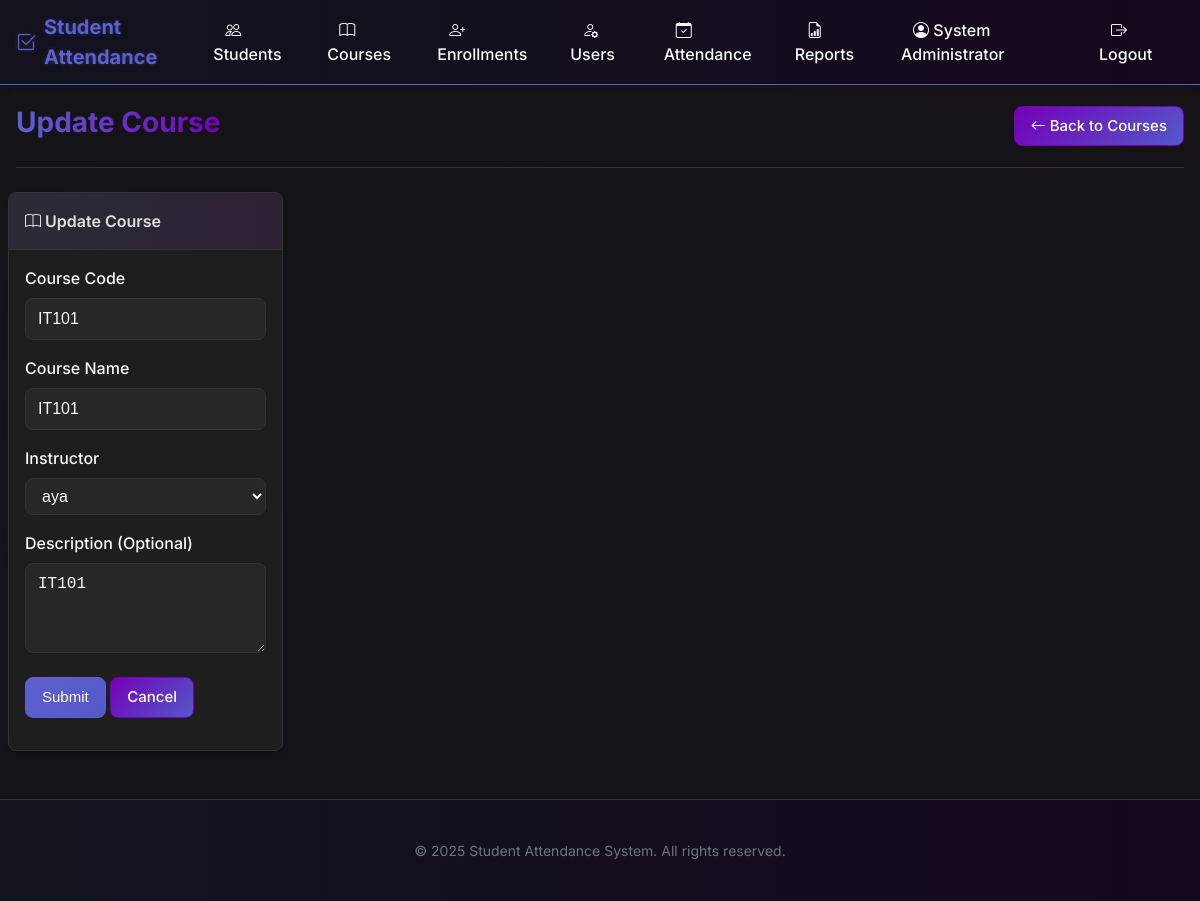
The app's page /courses/edit/3 (signed in) with its own data.
### tables this page shows
CREATE TABLE users (
        id INTEGER PRIMARY KEY AUTOINCREMENT,
        username TEXT UNIQUE NOT NULL,
        password TEXT NOT NULL,
        full_name TEXT NOT NULL,
        role TEXT NOT NULL CHECK (role IN ('admin', 'instructor')),
        created_at TIMESTAMP DEFAULT CURRENT_TIMESTAMP
    );

CREATE TABLE courses (
        id INTEGER PRIMARY KEY AUTOINCREMENT,
        course_code TEXT UNIQUE NOT NULL,
        course_name TEXT NOT NULL,
        instructor_id INTEGER NOT NULL,
        description TEXT,
        created_at TIMESTAMP DEFAULT CURRENT_TIMESTAMP,
        FOREIGN KEY (instructor_id) REFERENCES users (id)
    );

### webapp.py (the view, shortened to what this page needs)
@app.route('/courses/edit/<int:id>', methods=['GET', 'POST'])
@login_required
def edit_course(id):
    if current_user.role != 'admin':
        flash('Access denied. Admin privileges required.', 'danger')
        return redirect(url_for('dashboard'))
    conn = get_connection()
    cursor = conn.cursor()
    cursor.execute('SELECT * FROM courses WHERE id = ?', (id,))
    course = cursor.fetchone()
    if not course:
        conn.close()
        flash('Course not found.', 'danger')
        return redirect(url_for('courses'))
    cursor.execute('SELECT id, full_name FROM users WHERE role = "instructor" ORDER BY full_name')
    instructors = cursor.fetchall()
    conn.close()
    form = CourseForm()
    form.instructor_id.choices = [(i['id'], i['full_name']) for i in instructors]
    if request.method == 'GET':
        form.course_code.data = course['course_code']
        form.course_name.data = course['course_name']
        form.instructor_id.data = course['instructor_id']
        form.description.data = course['description']
    return render_template('course_form.html',
                          title='Edit Course',
                          form=form,
                          action='Update')

### webapp.py
class CourseForm(FlaskForm):
    course_code = StringField('Course Code', validators=[DataRequired()])
    course_name = StringField('Course Name', validators=[DataRequired()])
    instructor_id = SelectField('Instructor', coerce=int, validators=[DataRequired()])
    description = TextAreaField('Description', validators=[Optional()])
    submit = SubmitField('Submit')

### database.py (called while the page is built)
def get_connection():
    conn = sqlite3.connect('attendance.db')
    conn.row_factory = sqlite3.Row  # This enables column access by name
    return conn

### webapp.py (called while the page is built)
@login_manager.user_loader
def load_user(user_id):
    conn = get_connection()
    cursor = conn.cursor()
    cursor.execute('SELECT * FROM users WHERE id = ?', (user_id,))
    user_data = cursor.fetchone()
    conn.close()
    if user_data:
        return User(user_data)
    return None

@app.context_processor
def inject_now():
    return {'now': datetime.now()}

### templates/course_form.html (shortened to what this page needs)
{% extends "layout.html" %}
{% block content %}
<div class="page-header">
    <h1 class="page-title">{{ action }} Course</h1>
    <div>
        <a href="{{ url_for('courses') }}" class="btn btn-secondary">
            <i class="bi bi-arrow-left"></i> Back to Courses
        </a>
    </div>
</div>
<div class="row">
    <div class="col-md-8 mx-auto">
        <div class="card">
            <div class="card-header">
                <i class="bi bi-book"></i> {{ action }} Course
            </div>
            <div class="card-body">
                <form method="POST" action="">
                    <div class="form-group">
                        <label class="form-label">Course Code</label>
                        {{ form.course_code(class="form-control") }}
                    </div>
                    <div class="form-group">
                        <label class="form-label">Course Name</label>
                        {{ form.course_name(class="form-control") }}
                    </div>
                    <div class="form-group">
                        <label class="form-label">Instructor</label>
                        {{ form.instructor_id(class="form-control") }}
                    </div>
                    <div class="form-group">
                        <label class="form-label">Description (Optional)</label>
                        {{ form.description(class="form-control", rows=3) }}
                    </div>
                    <div class="form-group mt-4">
                        {{ form.submit(class="btn btn-primary") }}
                        <a href="{{ url_for('courses') }}" class="btn btn-secondary">Cancel</a>
                    </div>
                </form>
            </div>
        </div>
    </div>
</div>
{% endblock %}

### templates/layout.html (shortened to what this page needs)
<!DOCTYPE html>
<html lang="en">
<head>
    <link rel="stylesheet" href="https://cdn.jsdelivr.net/npm/bootstrap-icons@1.10.3/font/bootstrap-icons.css">
    <link rel="stylesheet" href="{{ url_for('static', filename='css/main.css') }}">
</head>
<body>
    {% if current_user.is_authenticated %}
    <nav class="navbar">
        <a href="{{ url_for('dashboard') }}" class="navbar-brand">
            <i class="bi bi-check2-square"></i>
            Student Attendance
        </a>
        <ul class="navbar-nav">
            {% if current_user.role == 'admin' %}
            <li>
                <a href="{{ url_for('students') }}" class="nav-link {% if request.endpoint == 'students' %}active{% endif %}">
                    <i class="bi bi-people"></i> Students
                </a>
            </li>
            <li>
                <a href="{{ url_for('courses') }}" class="nav-link {% if request.endpoint == 'courses' %}active{% endif %}">
                    <i class="bi bi-book"></i> Courses
                </a>
            </li>
            <li>
                <a href="{{ url_for('enrollments') }}" class="nav-link {% if request.endpoint == 'enrollments' %}active{% endif %}">
                    <i class="bi bi-person-plus"></i> Enrollments
                </a>
            </li>
            <li>
                <a href="{{ url_for('users') }}" class="nav-link {% if request.endpoint == 'users' %}active{% endif %}">
                    <i class="bi bi-person-gear"></i> Users
                </a>
            </li>
            {% endif %}
            <li>
                <a href="{{ url_for('attendance') }}" class="nav-link {% if request.endpoint == 'attendance' %}active{% endif %}">
                    <i class="bi bi-calendar-check"></i> Attendance
                </a>
            </li>
            <li>
                <a href="{{ url_for('reports') }}" class="nav-link {% if request.endpoint == 'reports' %}active{% endif %}">
                    <i class="bi bi-file-earmark-bar-graph"></i> Reports
                </a>
            </li>
            <li>
                <a href="{{ url_for('profile') }}" class="nav-link {% if request.endpoint == 'profile' %}active{% endif %}">
                    <i class="bi bi-person-circle"></i> {{ current_user.full_name }}
                </a>
            </li>
            <li>
                <a href="{{ url_for('logout') }}" class="nav-link">
                    <i class="bi bi-box-arrow-right"></i> Logout
                </a>
            </li>
        </ul>
    </nav>
    {% endif %}
    <div class="container main-content">
        {% block content %}{% endblock %}
    </div>
    <footer class="footer">
        <div class="container">
            <p>&copy; {{ now.year }} Student Attendance System. All rights reserved.</p>
        </div>
    </footer>
</body>
</html>

### records on screen
users: full_name "System Administrator"
courses: course_code "IT101", course_name "IT101", instructor_id "aya", description "IT101"

### other values on screen
{{ action }} "Update"
